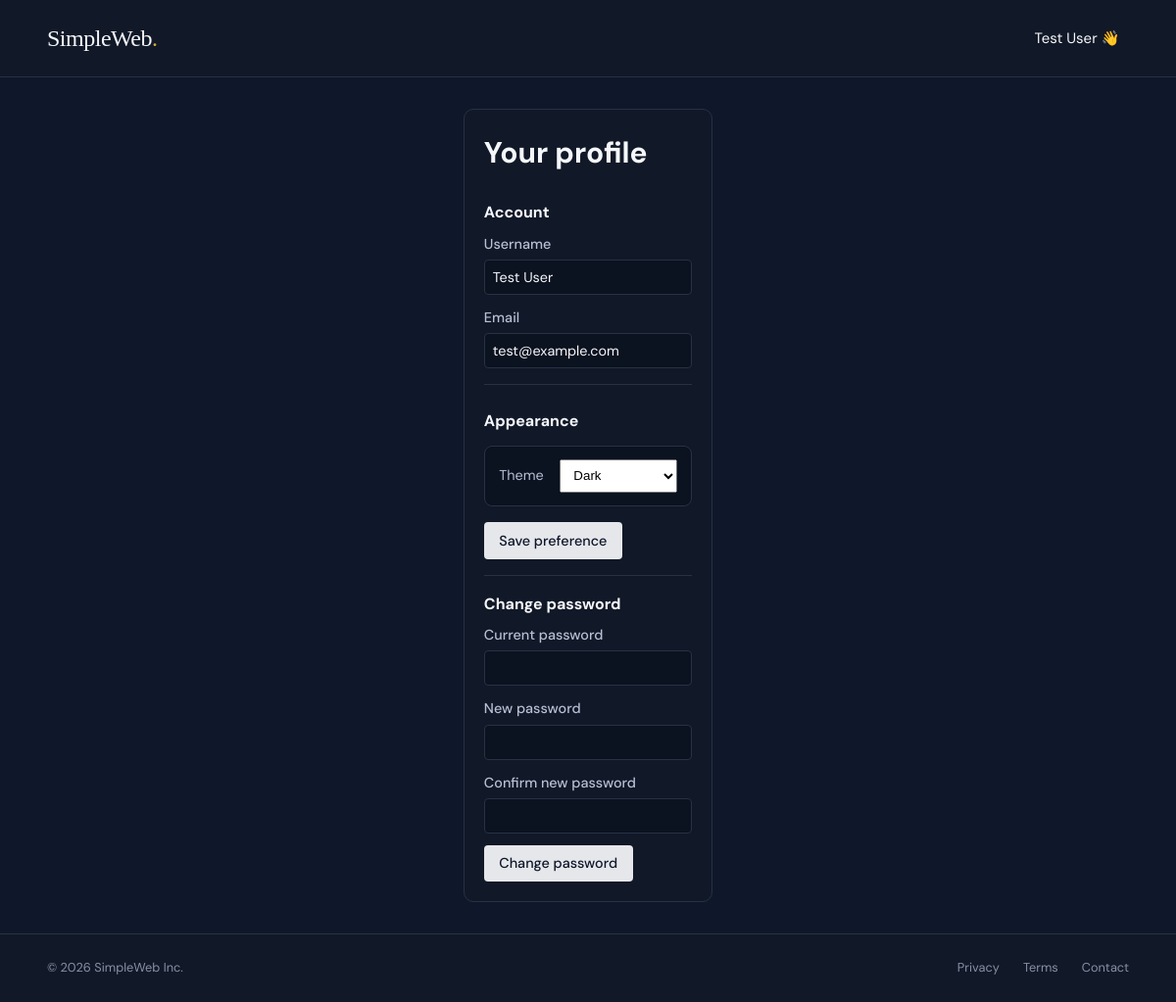
Screenshot of /profile (signed in) with the database file from the repository.
### app.py (models this page shows, shortened)
class User(db.Model):
    __tablename__ = "users"
    id = db.Column(db.Integer, primary_key=True)
    name = db.Column(db.String(120), nullable=False)
    email = db.Column(db.String(255), unique=True, nullable=False)
    password_hash = db.Column(db.String(255), nullable=False)
    admin = db.Column(db.Integer, default=0, nullable=False)
    theme_mode = db.Column(db.String(16), nullable=False, default="light")

### app.py (the view)
@app.route("/profile")
def profile():
    if "user_id" not in flask.session:
        flash("Please sign in to continue.", "error")
        return redirect(url_for("auth"))
    user = User.query.get(flask.session["user_id"])
    if not user:
        flash("User not found.", "error")
        return redirect(url_for("auth"))
    return render_template("profile.html", title=site_title, name=user.name, email=user.email, theme_mode=get_user_theme_mode(user))

### app.py (called while the page is built, shortened)
def get_setting(key, default="0"):
    setting = SiteSetting.query.filter_by(key=key).first()
    return setting.value if setting else default

def registration_enabled():
    return get_setting("registration_enabled", "1") == "1"

def login_enabled():
    return get_setting("login_enabled", "1") == "1"

def normalize_theme_mode(value):
    return value if value in {"light", "dark"} else "light"

def maintenance_enabled():
    return get_setting("maintenance_mode", "0") == "1"

def get_user_theme_mode(user=None):
    if user is not None and getattr(user, "theme_mode", None):
        return normalize_theme_mode(user.theme_mode)
    if "user_theme" in flask.session:
        return normalize_theme_mode(flask.session["user_theme"])
    return "light"

@app.context_processor
def inject_user_context():
    user = None
    user_id = flask.session.get("user_id")
    if user_id is not None:
        user = User.query.get(user_id)
    theme_mode = get_user_theme_mode(user)
    if user is not None:
        flask.session["user_theme"] = theme_mode
    return {
        "is_admin": bool(flask.session.get("user_admin", 0)),
        "registration_enabled": registration_enabled(),
        "login_enabled": login_enabled(),
        "maintenance_enabled": maintenance_enabled(),
        "theme_mode": theme_mode,
    }

@app.before_request
def enforce_maintenance():
    if not maintenance_enabled():
        return None

### templates/profile.html (shortened to what this page needs)
<!DOCTYPE html>
<html lang="en">
<head>
  <link rel="stylesheet" href="{{ url_for('static', filename='style.css') }}" />
</head>
<body data-theme="{{ theme_mode }}">
  {% include 'navbar.html' %}
  <div class="profile-page">
    <main class="profile-card" role="main" aria-labelledby="profile-heading">
        <h1 id="profile-heading">Your profile</h1>
        <section aria-labelledby="account-info">
            <h2 id="account-info">Account</h2>
            <div class="profile-field">
                <label>Username</label>
                <input type="text" value="{{ name }}" class="profile-readonly" readonly aria-readonly="true">
            </div>
            <div class="profile-field">
                <label>Email</label>
                <input type="email" value="{{ email }}" class="profile-readonly" readonly aria-readonly="true">
            </div>
        </section>
        <hr class="profile-section-divider">
        <section aria-labelledby="theme-section" class="profile-theme-option">
            <h2 id="theme-section">Appearance</h2>
            <form method="post" action="/profile/theme">
                <div class="profile-theme-toggle">
                    <label for="theme_mode">Theme</label>
                    <select id="theme_mode" name="theme_mode" aria-label="Choose theme">
                        <option value="dark" {% if theme_mode == 'dark' %}selected{% endif %}>Dark</option>
                    </select>
                </div>
                <button type="submit" class="btn-primary">Save preference</button>
            </form>
        </section>
        <hr class="profile-section-divider">
        <section aria-labelledby="password-section">
            <h2 id="password-section">Change password</h2>
            <form id="password-form" method="post" action="/profile/change-password">
                <div class="profile-field">
                    <label for="current_password">Current password</label>
                    <input id="current_password" name="current_password" type="password" required autocomplete="current-password">
                </div>
                <div class="profile-field">
                    <label for="new_password">New password</label>
                    <input id="new_password" name="new_password" type="password" required autocomplete="new-password" minlength="8">
                </div>
                <div class="profile-field">
                    <label for="confirm_password">Confirm new password</label>
                    <input id="confirm_password" name="confirm_password" type="password" required autocomplete="new-password" minlength="8">
                </div>
                <button type="submit" class="btn-primary">Change password</button>
            </form>
        </section>
    </main>
  </div>
  {% include 'footer.html' %}
</body>
</html>

### templates/navbar.html (shortened to what this page needs)
<nav class="navbar">
  <a href="/" class="logo"> {{ title }}<span>.</span></a>
  <div class="nav-links">
    {% if name %}
      <div class="nav-user-menu">
        <span class="nav-user-trigger" aria-haspopup="true" aria-expanded="false">{{ name }}{% if is_admin %} 😈 {% else %} 👋 {% endif %}</span>
      </div>
    {% elif not maintenance_enabled %}
      <a href="{{ url_for('auth') }}" class="btn-login"> Sign in / Register</a>
    {% endif %}
  </div>
</nav>

### rows the page displays
User: name "Test User", email "test@example.com", theme_mode "Dark"

### other values shown
{{ title }} "SimpleWeb"
